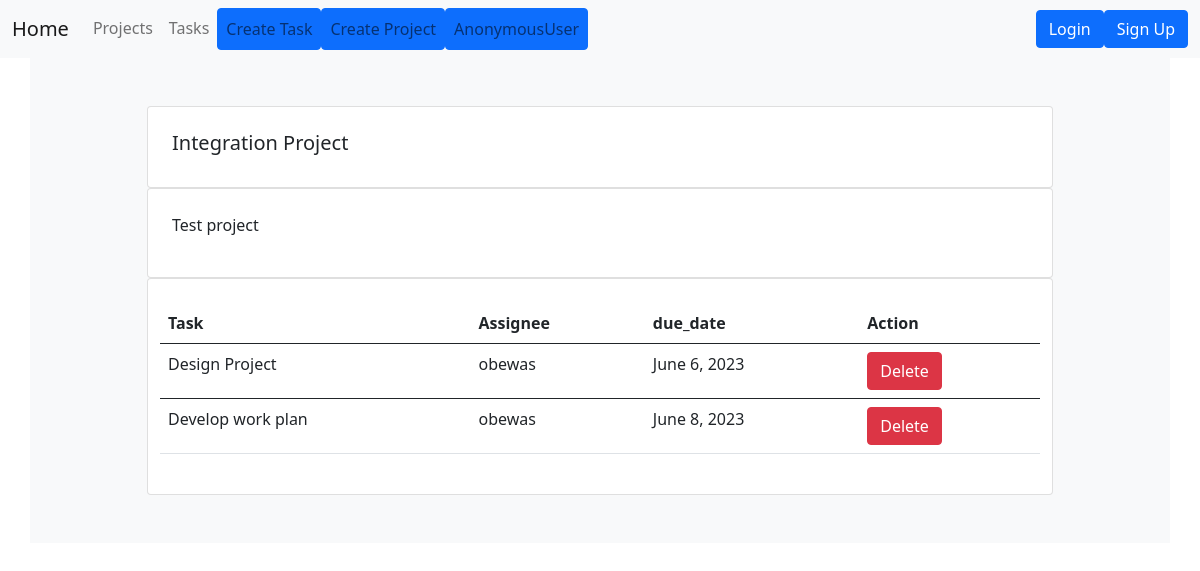
/projects/1, run on the app's committed database.
### projects/models.py (models this page shows, shortened)
class Project(models.Model):
    name = models.CharField(max_length=200,null=True,blank=True)
    description = models.TextField(null=True,blank=True)
    date_created = models.DateTimeField(auto_now_add=True,null=True,blank=True)
    class Meta:
       ordering = ['-date_created']

class Task(models.Model):
    TODO="TO DO"
    COMPLETED='COMPLETED'
    INPROGRESS='IN-PROGRESS'
    STATUS_CHOICES = [
        (TODO, 'TO DO'),
        (COMPLETED, 'COMPLETED'),
        (INPROGRESS, 'IN-PROGRESS'),
    ]
    title = models.CharField(max_length=150)
    description = models.TextField(null=True,blank=True)
    project = models.ForeignKey(Project,null=True,blank=True, on_delete=models.CASCADE)
    assignee = models.ForeignKey(User, null=True,blank=True, on_delete=models.SET_NULL)
    date_created = models.DateTimeField(auto_now_add=True)
    due_date = models.DateField(null=True,blank=True)
    status = models.CharField(max_length=50, choices=STATUS_CHOICES,null=True,blank=True,default= TODO)

### projects/views.py (the view)
# urls.py: path('projects/<int:pk>', views.projectDetail, name ='project-detail'),
def projectDetail(request,pk):
   project = get_object_or_404(Project, id=pk)
   project_tasks = project.task_set.all()
   context = {'project':project,'project_tasks':project_tasks}
   return render(request, 'projects/project-detail.html',context)

### projects/templates/projects/project-detail.html
{% extends 'projects/base.html' %}
{% block content %}
<div class="container  bg-light ">
     <div class="container py-5 h-100">
       <div class="row d-flex justify-content-center align-items-center h-500">
          <div class="col-md-12 col-xl-10">
             <div class="card mask-custom">
               <div class="card-body p-4 ">
                   <div class="row">
                      <h5 class="border-0 align-left">
                         {{ project.name }}
                      </h5>
                   </div>
                </div>
             </div>
             <div class="card mask-custom">
               <div class="card-body p-4 ">
                   <div class="row">
                      <p class="border-0 align-left">
                       {{ project.description }}
                      </p>
                   </div>
                </div>
             </div>
             <div class="card mask-custom">
               <div class="card-body p-4 ">
                   <div class="row">
                      <table class="table">
                       <thead>
                         <tr>
                           <th>Task</th>
                           <th>Assignee</th>
                           <th>due_date</th>
                           <th>Action</th>
                         </tr>
                       </thead>
                       {% for task in project_tasks %}
                       <tbody>
                         <tr>
                           <td>{{ task.title }}</td>
                           <td>{{ task.assignee }}</td>
                           <td>{{ task.due_date }}</td>
                           <td><a href="{% url 'delete-task' task.pk %}" class="btn btn-danger">Delete</a></td>
                         </tr>
                       </tbody>
                       {% endfor%}
                     </table>
                   </div>
                </div>
             </div>
          </div>
       </div>
    </div>
{% endblock content %}

### data on the page
Project: name "Integration Project", description "Test project"
Task: title "Design Project", assignee "obewas", due_date "June 6, 2023"
Task: title "Develop work plan", assignee "obewas", due_date "June 8, 2023"

### other printed values
{{ user }} "AnonymousUser"
